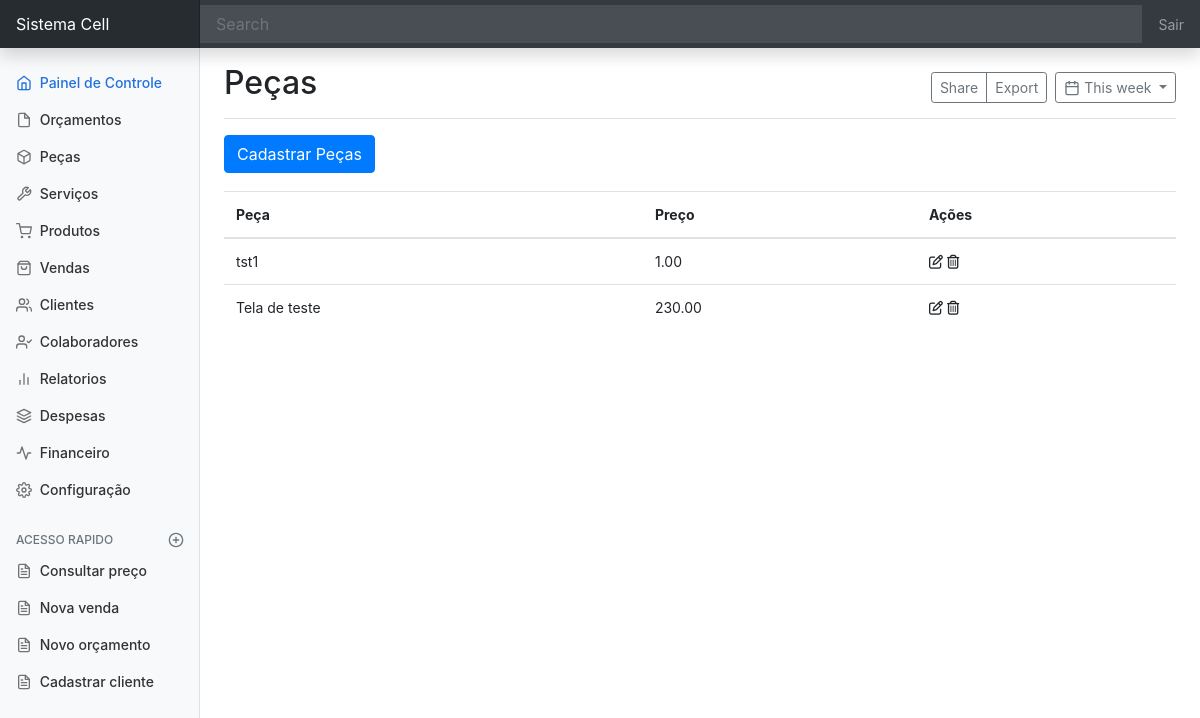
Page /pecas/ on the earlier database version.
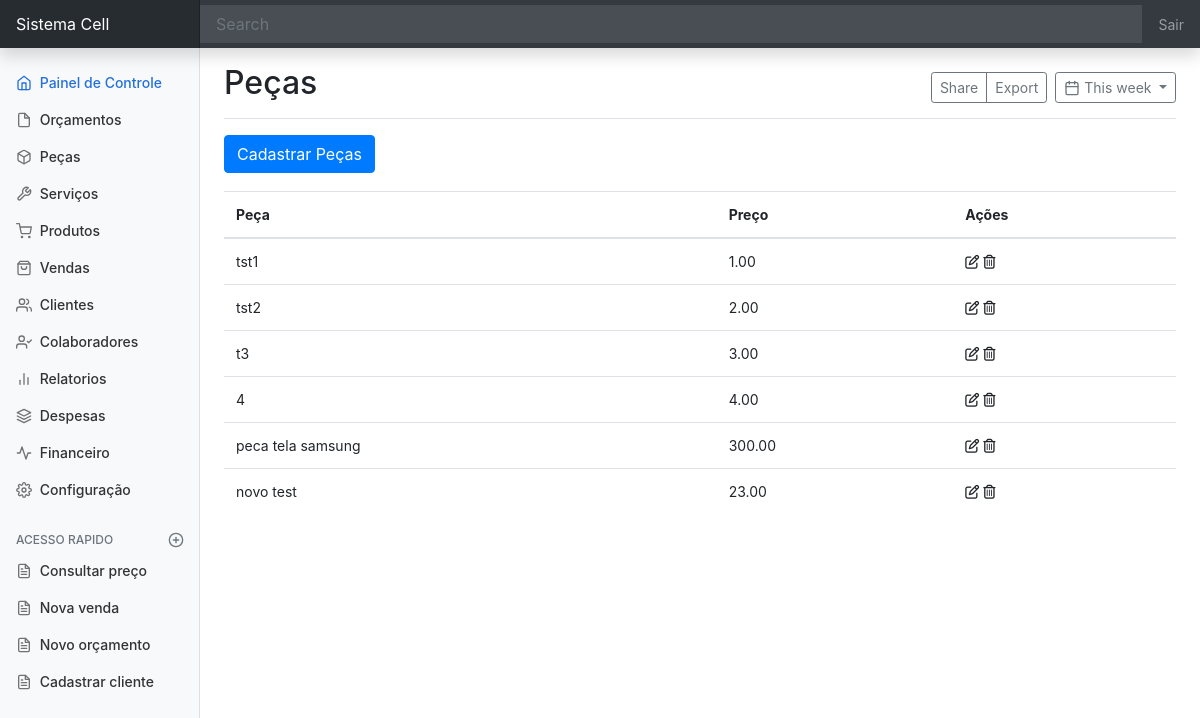
Same page on the later database version.
### peca/models.py (models this page shows, shortened)
class Pecas(models.Model):
    nome_peca = models.CharField(max_length=99)
    preco_peca = models.DecimalField(max_digits=9, decimal_places=2)

### peca/views.py (the view)
# urls.py: path('pecas/', Peca.as_view(), name='pecas'),
class Peca(ListView):
    model = Pecas
    template_name = 'peca/pagina-inicial-pecas.html'

### peca/templates/peca/pagina-inicial-pecas.html (shortened to what this page needs)
{% extends 'dashboard/pagina-inicial.html' %}
{% block titulo %} Peças {% endblock titulo %}
{% block conteudo %}
<div>
    <a href=""
       class="btn btn-primary"
       data-toggle="modal"
       data-target="#staticBackdrop"
       hx-get="{% url 'cadastrar-peca' %}"
       hx-target="#recebe-conteudo-peca"
       hx-swap="innerHTML">Cadastrar Peças</a>
</div>
<div style="padding-top:18px">
    <table class="table">
        <thead>
        <tr>
            <th>Peça</th>
            <th>Preço</th>
            <th>Ações</th>
        </tr>
        </thead>
        <tbody id="peca-Tbody">
            {% include 'peca/tabela/tabela-peca.html' %}
        </tbody>
    </table>
</div>
{% endblock conteudo%}

### dashboard/templates/dashboard/pagina-inicial.html (shortened to what this page needs)
{% load static %}
<!doctype html>
<html lang="pt-br">
<head>
    <link href="{% static 'css/bootstrap.min.css' %}" rel="stylesheet">
    <link href="{% static 'css/dashboard.css' %}" rel="stylesheet">
    <link rel="stylesheet" type="text/css" href="https://cdn.datatables.net/v/bs4/dt-1.12.1/datatables.min.css"/>
    <link rel="stylesheet" href="https://cdnjs.cloudflare.com/ajax/libs/font-awesome/6.2.0/css/all.min.css"
/>
</head>
<body>
<nav class="navbar navbar-dark sticky-top bg-dark flex-md-nowrap p-0 shadow">
    <a class="navbar-brand col-md-3 col-lg-2 mr-0 px-3" href="#">Sistema Cell</a>
    <input class="form-control form-control-dark w-100" type="text" placeholder="Search" aria-label="Search">
    <ul class="navbar-nav px-3">
        <li class="nav-item text-nowrap">
            <a class="nav-link" href="#">Sair</a>
        </li>
    </ul>
</nav>
<div class="container-fluid">
    <div class="row">
        <nav id="sidebarMenu" class="col-md-3 col-lg-2 d-md-block bg-light sidebar collapse">
            <div class="sidebar-sticky pt-3">
                <ul class="nav flex-column">
                    <li class="nav-item">
                        <a class="nav-link active" href="{% url 'inicio' %}">
                            <span data-feather="home"></span>
                            Painel de Controle <span class="sr-only">(current)</span>
                        </a>
                    </li>
                    <li class="nav-item">
                        <a class="nav-link" href="{% url 'orcamento:orcamento' %}">
                            <span data-feather="file"></span>
                            Orçamentos
                        </a>
                    </li>
                    <li class="nav-item">
                        <a class="nav-link" href="{% url 'pecas' %}">
                            <span data-feather="box"></span>
                            Peças
                        </a>
                    </li>
                    <li class="nav-item">
                        <a class="nav-link" href="{% url 'servicos' %}">
                            <span data-feather="tool"></span>
                            Serviços
                        </a>
                    </li>
                    <li class="nav-item">
                        <a class="nav-link" href="{% url 'produtos' %}">
                            <span data-feather="shopping-cart"></span>
                            Produtos
                        </a>
                    </li>
                    <li class="nav-item">
                        <a class="nav-link" href="{% url 'sale'  %}">
                            <span data-feather="shopping-bag"></span>
                            Vendas
                        </a>
                    </li>
                    <li class="nav-item">
                        <a class="nav-link" href="{% url 'cliente' %}">
                            <span data-feather="users"></span>
                            Clientes
                        </a>
                    <li class="nav-item">
                        <a class="nav-link" href="{% url 'colaborador' %}">
                            <span data-feather="user-check"></span>
                            Colaboradores
                        </a>
                    </li>
                    <li class="nav-item">
                        <a class="nav-link" href="{% url 'relatorio' %}">
                            <span data-feather="bar-chart-2"></span>
                            Relatorios
                        </a>
                    </li>
                    <li class="nav-item">
                        <a class="nav-link" href="{% url 'despesa' %}">
                            <span data-feather="layers"></span>
                            Despesas
                        </a>
                    </li>
                    <li class="nav-item">
                        <a class="nav-link" href="{% url 'financeiro' %}">
                            <span data-feather="activity"></span>
                            Financeiro
                        </a>
                    </li>
                    <li class="nav-item">
                        <a class="nav-link" href="{% url 'configuracao' %}">
                            <span data-feather="settings"></span>
                            Configuração
                        </a>
                    </li>
                </ul>
                <h6 class="sidebar-heading d-flex justify-content-between align-items-center px-3 mt-4 mb-1 text-muted">
                    <span>ACESSO RAPIDO</span>
                    <a class="d-flex align-items-center text-muted" href="#" aria-label="Add a new report">
                        <span data-feather="plus-circle"></span>
                    </a>
                </h6>
                <ul class="nav flex-column mb-2">
                    <li class="nav-item">
                        <a class="nav-link" href="#">
                            <span data-feather="file-text"></span>
                            Consultar preço
                        </a>
                    </li>
                    <li class="nav-item">
                        <a class="nav-link" data-toggle="modal"
                           data-target="#staticBackdrop"
                           hx-get="{% url 'vendas' %}"
                           hx-target="#addConteudo"
                           hx-swap="innerHTML">
                            <span data-feather="file-text"></span>
                            Nova venda
                        </a>
                    </li>
                    <li class="nav-item">
                        <a class="nav-link" href="#">
                            <span data-feather="file-text"></span>
                            Novo orçamento
                        </a>
                    </li>
                    <li class="nav-item">
                        <a class="nav-link" href="#">
                            <span data-feather="file-text"></span>
                            Cadastrar cliente
                        </a>
                    </li>
                </ul>
            </div>
        </nav>
        <main role="main" class="col-md-9 ml-sm-auto col-lg-10 px-md-4">
            <div class="d-flex justify-content-between flex-wrap flex-md-nowrap align-items-center pt-3 pb-2 mb-3 border-bottom">
                <h1 class="h2">{% block titulo %}Painel de controle{% endblock titulo %}</h1>
                <div class="btn-toolbar mb-2 mb-md-0">
                    <div class="btn-group mr-2">
                        <button type="button" class="btn btn-sm btn-outline-secondary">Share</button>
                        <button type="button" class="btn btn-sm btn-outline-secondary">Export</button>
                    </div>
                    <button type="button" class="btn btn-sm btn-outline-secondary dropdown-toggle">
                        <span data-feather="calendar"></span>
                        This week
                    </button>
                </div>
            </div>
            {% block conteudo %}
            {% endblock conteudo %}
        </main>
    </div>
</div>
</body>
</html>

### peca/templates/peca/tabela/tabela-peca.html
{% for object in object_list %}
    {% include 'peca/tabela/linhas-tabela-peca.html' %}
{% endfor %}

### peca/templates/peca/tabela/linhas-tabela-peca.html
<tr id="trPeca{{ object.pk }}">
    <td> {{ object.nome_peca }} </td>
    <td> {{ object.preco_peca }} </td>
    <td><span
            data-toggle="modal"
            data-target="#staticBackdrop"
            hx-get="{% url 'editar-peca' object.pk %}"
            hx-target="#recebe-conteudo-peca">
        <i class="fa-regular fa-pen-to-square"></i>
    </span>
        <span
            hx-get="{% url 'apagar-peca' object.pk %}"
            hx-confirm="Deseja mesmo Apagar {{ object.nome_peca }} ?"
            hx-target="closest tr"
            hx-swap="outerHTML swap:300ms">
                <i class="fa-regular fa-trash-can"></i>
        </span>
    </td>
</tr>

### static/css/dashboard.css (style rules this page uses)
body { font-size: .875rem; }
.feather { width: 16px; height: 16px; vertical-align: text-bottom; }
.sidebar { position: fixed; top: 0; bottom: 0; left: 0; z-index: 100; padding: 48px 0 0; box-shadow: inset -1px 0 0 rgba(0, 0, 0, .1); }
.sidebar-sticky { position: relative; top: 0; height: calc(100vh - 48px); padding-top: .5rem; overflow-x: hidden; overflow-y: auto; }
.sidebar .nav-link { font-weight: 500; color: #333; }
.sidebar .nav-link .feather { margin-right: 4px; color: #727272; }
.sidebar .nav-link.active { color: #2470dc; }
.sidebar .nav-link:hover .feather, .sidebar .nav-link.active .feather { color: inherit; }
.sidebar-heading { font-size: .75rem; text-transform: uppercase; }
.navbar-brand { padding-top: .75rem; padding-bottom: .75rem; font-size: 1rem; background-color: rgba(0, 0, 0, .25); box-shadow: inset -1px 0 0 rgba(0, 0, 0, .25); }
.navbar .form-control { padding: .75rem 1rem; border-width: 0; border-radius: 0; }
.form-control-dark { color: #fff; background-color: rgba(255, 255, 255, .1); border-color: rgba(255, 255, 255, .1); }

Differences in the rows shown:
changed Pecas: nome_peca "Tela de teste" → "tst2"; preco_peca "230.00" → "2.00"
added Pecas: nome_peca "t3", preco_peca "3.00"
added Pecas: nome_peca "4", preco_peca "4.00"
added Pecas: nome_peca "peca tela samsung", preco_peca "300.00"
added Pecas: nome_peca "novo test", preco_peca "23.00"
